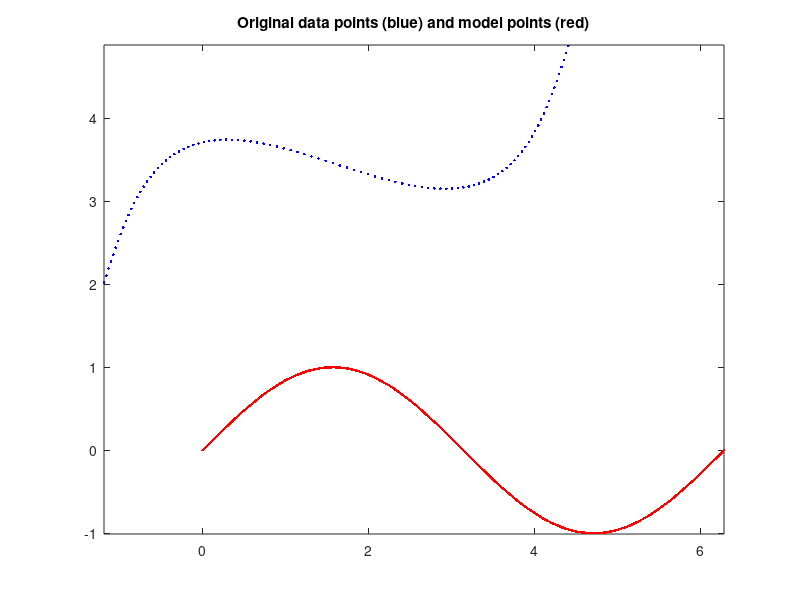

Here is the MATLAB script that generated this plot: (Note: this script raises an error after producing the figure.)
clc;
clear all;


fprintf('Loading and Visualizing 2D Line Data ...\n')
load('2D_Line.mat');

figure();
plot(model(1,:),model(2,:),'r.',source(1,:),source(2,:),'b.'), axis equal
title('Original data points (blue) and model points (red)')

fprintf('Program paused. Press enter to apply Iterative Closest Point Algorithm\n');
pause;

[ TR,TT,source ] = Iterativeclosestpoint( model,source,0.0001 );

figure();
plot(model(1,:),model(2,:),'r.',source(1,:),source(2,:),'b.'), hold on, axis equal
title('Original data points (blue) and model points (red)')

clear all;
fprintf('Program paused. Press enter to Load 2D Line Noise Data\n');
pause;
close all;
fprintf('Loading and Visualizing 2D Line Noise Data ...\n')
load('2D_Line_Noise.mat');

figure();
plot(model(1,:),model(2,:),'r.',source(1,:),source(2,:),'b.'), axis equal
title('Original data points (blue) and model points (red)')

fprintf('Program paused. Press enter to apply Iterative Closest Point Algorithm\n');
pause;

[ TR,TT,source ] = Iterativeclosestpoint( model,source,0.0001 );

figure();
plot(model(1,:),model(2,:),'r.',source(1,:),source(2,:),'b.'), hold on, axis equal
title('Original data points (blue) and model points (red)')

clear all;

fprintf('Program paused. Press enter to Load 3D Cat Data\n');
pause;
close all;
fprintf('Loading and Visualizing 3D Cat Data ...\n')
load('3D_Cat.mat');

figure();
plot3(model(1,:),model(2,:),model(3,:),'r.',source(1,:),source(2,:),source(3,:),'b.'), hold on, axis equal
plot3([1 1 0],[0 1 1],[0 0 0],'r-',[1 1],[1 1],[0 1],'r-','LineWidth',2)
title('Original data points (blue) and model points (red)')

fprintf('Program paused. Press enter to apply Iterative Closest Point Algorithm\n');
pause;

[ TR,TT,source ] = Iterativeclosestpoint( model,source,0.0001 );

figure();
plot3(model(1,:),model(2,:),model(3,:),'r.',source(1,:),source(2,:),source(3,:),'b.'), hold on, axis equal
plot3([1 1 0],[0 1 1],[0 0 0],'r-',[1 1],[1 1],[0 1],'r-','LineWidth',2)
title('Original data points (blue) and model points (red)')



clear all;

fprintf('Program paused. Press enter to Load 3D Cat Noise Data\n');
pause;
close all;
fprintf('Loading and Visualizing 3D Cat Noise Data ...\n')
load('3D_Cat_Noise.mat');

figure();
plot3(model(1,:),model(2,:),model(3,:),'r.',source(1,:),source(2,:),source(3,:),'b.'), hold on, axis equal
plot3([1 1 0],[0 1 1],[0 0 0],'r-',[1 1],[1 1],[0 1],'r-','LineWidth',2)
title('Original data points (blue) and model points (red)')

fprintf('Program paused. Press enter to apply Iterative Closest Point Algorithm\n');
pause;

[ TR,TT,source ] = Iterativeclosestpoint( model,source,0.0001 );

figure();
plot3(model(1,:),model(2,:),model(3,:),'r.',source(1,:),source(2,:),source(3,:),'b.'), hold on, axis equal
plot3([1 1 0],[0 1 1],[0 0 0],'r-',[1 1],[1 1],[0 1],'r-','LineWidth',2)
title('Original data points (blue) and model points (red)')
